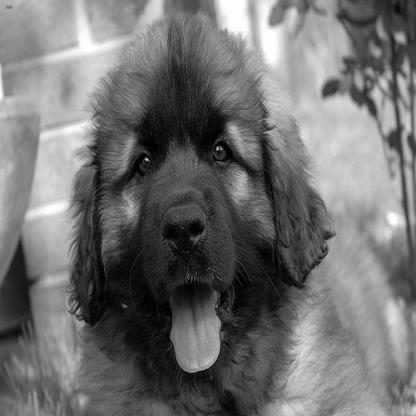
#> input picture Leonberger-1/test/images/leonberger_25_jpg.rf.0729ffd9fd4eddced219d7482901840b.jpg, 416 x 416 px, given in place of area_rug.png, which was not available
$ python compare.py
#> lines starting #> are read from the running program, lines starting #| are printed output that depends on the picture
import sys
import os
from colordescriptor import ColorDescriptor
import numpy as np
import cv2
import matplotlib.pyplot as plt
from skimage.metrics import structural_similarity as ssim
from rootsift import RootSIFT
from searcher import Searcher
import glob

# [47 lines left out: functions mse, compare_images, compareByRootSift, CompareByColor, not called in this run]


class Result:
    def __init__(self, ssim=0, image=0):
        self.ssim = ssim
        self.image = image

class ImageDesc:
    def __init__(self, name=0, image=0):
        self.name = name
        self.image = image

originalImagePath = r"C:\Users\TalGeva\Downloads\VidasImages\testing\area_rug.png"
original = cv2.imread(r"C:\Users\TalGeva\Downloads\VidasImages\testing\area_rug.png")
#> original is the input picture: shape (416, 416, 3); min 0, max 255, mean 112.4
index = r"C:\Users\TalGeva\Downloads\Index\index.csv"
dateSetPath = r"C:\Users\TalGeva\Downloads\AllImages"
dataset = glob.glob(r"C:\Users\TalGeva\Downloads\VidasImages\training\area_rug" + "/*.png")

resized_original_image = cv2.resize(original, (100, 50))
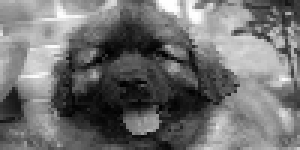
#> resized_original_image: shape (50, 100, 3) (shown 3 times larger); min 0, max 255, mean 112.3
original = cv2.cvtColor(resized_original_image, cv2.COLOR_BGR2GRAY)
#> original: shape (50, 100)

imagesToCheck = []
imageDescs = []
max = 0
indexOfPic = 0
identicalKPS = 0
results = Result(0, 0)

for idx, ds in enumerate(dataset):
	imagesToCheck.append(cv2.imread(ds))
	imageDescs.append(ImageDesc(ds, cv2.imread(ds)))

for idx, img in enumerate(imageDescs):
	resized_toCheck_image = cv2.resize(img.image, (100, 50))
	toCheck = cv2.cvtColor(resized_toCheck_image, cv2.COLOR_BGR2GRAY)
	fig = plt.figure("Images")
	images = ("original", original), ("toCheck", toCheck)
	for (j, (nameOfPic, image)) in enumerate(images):
		ax = fig.add_subplot(1, 3, j + 1)
		ax.set_title(nameOfPic)
		#plt.imshow(image, cmap = plt.cm.gray)
		plt.axis("off")

	#plt.show()

	a,b = compare_images(original, toCheck, "Original vs. toCheck")

	count = compareByRootSift(original, toCheck, img.name)

	if(idx == 0):
		max = b
		mostIdentical = img.image
		indexOfPic = j
		nameOfIdenticalPic = img.name
		mostIdenticalImage_KPS = img.image
		identicalKPS = count
		nameOfIdenticalPic_KPS = img.name
	if(max < b):
		max = b
		mostIdentical = img.image
		indexOfPic = j
		nameOfIdenticalPic = img.name

	if(identicalKPS < count):
		identicalKPS = count
		mostIdenticalImage_KPS = img.image
		nameOfIdenticalPic_KPS = img.name

#> (the run stopped early here; a loop or call above may not have finished)

$ run again, on Leonberger-1/train/images/leonberger_20_jpg.rf.75b02e0d8a2992ab75375430f17a3df1.jpg
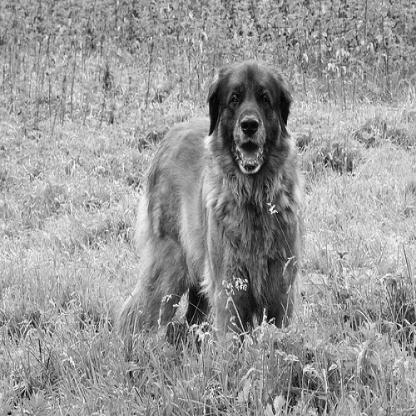
#> input picture Leonberger-1/train/images/leonberger_20_jpg.rf.75b02e0d8a2992ab75375430f17a3df1.jpg, 416 x 416 px, given in place of area_rug.png, which was not available
#> original is the input picture: shape (416, 416, 3); min 0, max 255, mean 153.1
#> `resized_original_image = cv2.resize(original, (100, 50))`:
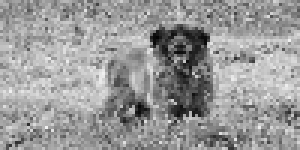
#> resized_original_image: shape (50, 100, 3) (shown 3 times larger); min 4, max 241, mean 153.1
#> original: shape (50, 100)

$ run again, on Leonberger-1/train/images/leonberger_21_jpg.rf.ccc96a95a7df15b5785b84ffbbf8ca4e.jpg
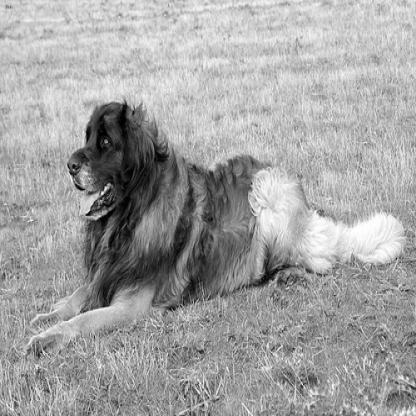
#> input picture Leonberger-1/train/images/leonberger_21_jpg.rf.ccc96a95a7df15b5785b84ffbbf8ca4e.jpg, 416 x 416 px, given in place of area_rug.png, which was not available
#> original is the input picture: shape (416, 416, 3); min 0, max 255, mean 162.5
#> `resized_original_image = cv2.resize(original, (100, 50))`:
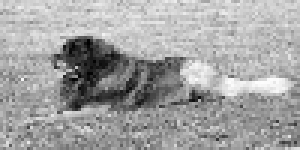
#> resized_original_image: shape (50, 100, 3) (shown 3 times larger); min 1, max 253, mean 162.4
#> original: shape (50, 100)
